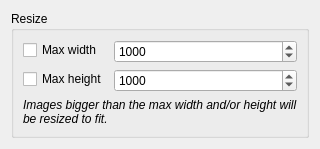
      <widget class="QWidget" name="pageImageSize">
       <layout class="QVBoxLayout" name="verticalLayout_6">
        <item>
         <widget class="QGroupBox" name="groupBox_4">
          <property name="title">
           <string>Resize</string>
          </property>
          <layout class="QFormLayout" name="formLayout_5">
           <item row="0" column="0">
            <widget class="QCheckBox" name="checkResizeMaxWidth">
             <property name="text">
              <string>Max width</string>
             </property>
            </widget>
           </item>
           <item row="0" column="1">
            <widget class="QSpinBox" name="spinResizeMaxWidth">
             <property name="minimum">
              <number>1</number>
             </property>
             <property name="maximum">
              <number>100000</number>
             </property>
             <property name="value">
              <number>1000</number>
             </property>
            </widget>
           </item>
           <item row="1" column="0">
            <widget class="QCheckBox" name="checkResizeMaxHeight">
             <property name="text">
              <string>Max height</string>
             </property>
            </widget>
           </item>
           <item row="1" column="1">
            <widget class="QSpinBox" name="spinResizeMaxHeight">
             <property name="minimum">
              <number>1</number>
             </property>
             <property name="maximum">
              <number>100000</number>
             </property>
             <property name="value">
              <number>1000</number>
             </property>
            </widget>
           </item>
           <item row="2" column="0" colspan="2">
            <widget class="QLabel" name="labelResizeHelp">
             <property name="font">
              <font>
               <italic>true</italic>
              </font>
             </property>
             <property name="text">
              <string>Images bigger than the max width and/or height will be resized to fit.</string>
             </property>
             <property name="wordWrap">
              <bool>true</bool>
             </property>
            </widget>
           </item>
          </layout>
         </widget>
        </item>
        <item>
         <spacer name="verticalSpacer_4">
          <property name="orientation">
           <enum>Qt::Orientation::Vertical</enum>
          </property>
          <property name="sizeHint" stdset="0">
           <size>
            <width>0</width>
            <height>0</height>
           </size>
          </property>
         </spacer>
        </item>
       </layout>
      </widget>
